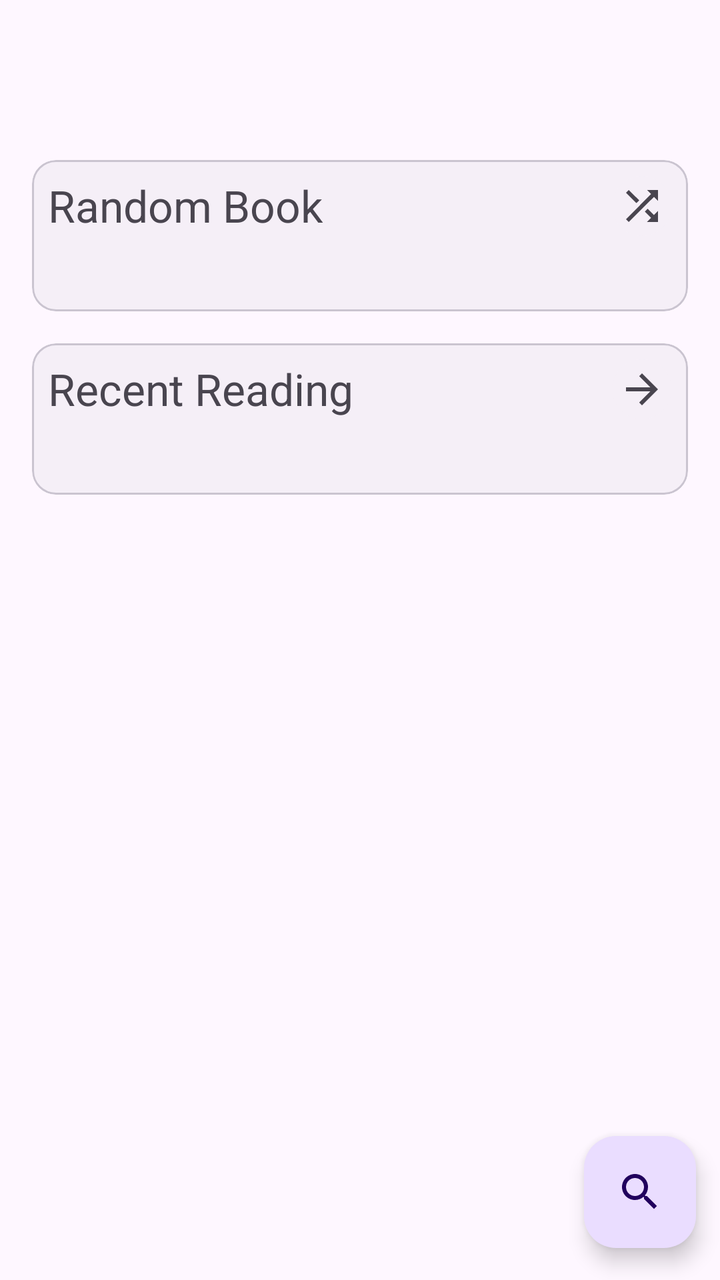
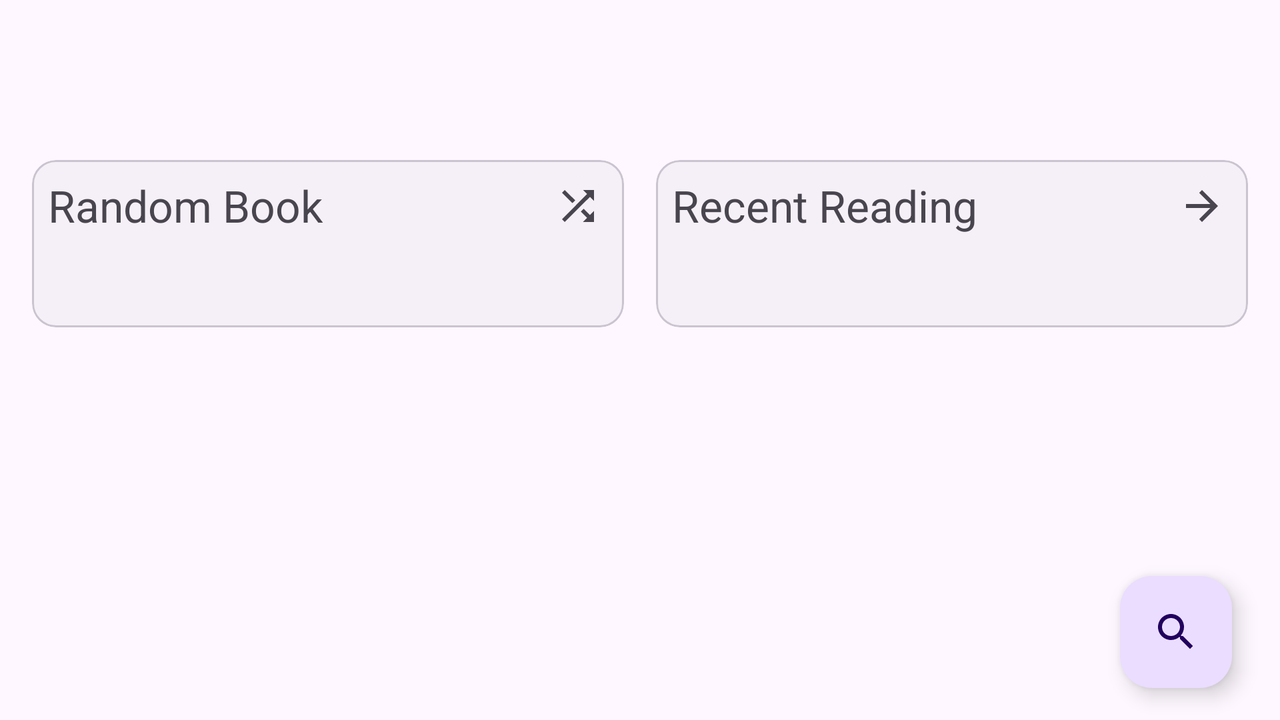

One screen, two layout resources from the same app: the default and the repository's alternative for another configuration. Each is rendered where Android would select it; the XML of both is given below.
<!-- AndroidManifest.xml: activity theme Theme.天际书库 -->
<!-- res/layout/activity_main.xml -->
<?xml version="1.0" encoding="utf-8"?>
<androidx.coordinatorlayout.widget.CoordinatorLayout xmlns:android="http://schemas.android.com/apk/res/android"
    xmlns:app="http://schemas.android.com/apk/res-auto"
    xmlns:tools="http://schemas.android.com/tools"
    android:layout_width="match_parent"
    android:layout_height="match_parent"
    android:fitsSystemWindows="true"
    tools:context=".MainActivity"
    android:id="@+id/snackbar_root">

    <LinearLayout
        android:layout_width="match_parent"
        android:layout_height="match_parent"
        android:orientation="vertical">

        <com.google.android.material.appbar.MaterialToolbar
            android:id="@+id/toolbar"
            android:layout_width="match_parent"
            android:layout_height="?attr/actionBarSize" />

        <ScrollView
            android:layout_width="match_parent"
            android:layout_height="match_parent">

            <LinearLayout
                android:layout_width="match_parent"
                android:layout_height="wrap_content"
                android:layout_margin="@dimen/general_margin"
                android:orientation="vertical" >

                <com.google.android.material.card.MaterialCardView
                    android:id="@+id/cardview_random_book"
                    android:layout_width="match_parent"
                    android:layout_height="wrap_content"
                    android:foreground="?android:attr/selectableItemBackground"
                    android:backgroundTint="?attr/colorOnSurfaceInverse"
                    android:clickable="true"
                    android:focusable="true"
                    android:layout_margin="@dimen/general_margin">

                    <LinearLayout
                        android:layout_width="match_parent"
                        android:layout_height="match_parent"
                        android:orientation="vertical">

                        <LinearLayout
                            android:layout_width="match_parent"
                            android:layout_height="match_parent"
                            android:gravity="center_vertical"
                            android:orientation="horizontal">

                            <TextView
                                android:id="@+id/random_book_title"
                                android:layout_margin="@dimen/general_margin"
                                android:layout_marginBottom="0dp"
                                android:layout_width="0dp"
                                android:layout_height="match_parent"
                                android:layout_weight="1"
                                android:text="@string/random_book"
                                android:textSize="22sp" />

                            <com.google.android.material.card.MaterialCardView
                                android:layout_margin="@dimen/general_margin"
                                android:layout_marginBottom="0dp"
                                android:layout_width="30sp"
                                android:layout_height="30sp"
                                android:foreground="?android:attr/selectableItemBackgroundBorderless"
                                android:backgroundTint="?attr/colorOnSurfaceInverse"
                                app:cardCornerRadius="15sp"
                                app:cardElevation="0dp"
                                app:strokeWidth="0dp">

                                <ImageButton
                                    android:id="@+id/random"
                                    android:gravity="center"
                                    android:layout_width="match_parent"
                                    android:layout_height="match_parent"
                                    android:foreground="?android:attr/selectableItemBackgroundBorderless"
                                    android:background="@android:color/transparent"
                                    android:contentDescription="@string/random_book"
                                    app:srcCompat="@drawable/random" />
                            </com.google.android.material.card.MaterialCardView>
                        </LinearLayout>

                        <TextView
                            android:id="@+id/random_book"
                            android:layout_width="match_parent"
                            android:layout_height="wrap_content"
                            android:paddingTop="0dp"
                            android:paddingBottom="@dimen/general_margin"
                            android:paddingStart="@dimen/general_margin"
                            android:paddingEnd="@dimen/general_margin"
                            android:text=""
                            android:textSize="16sp" />
                    </LinearLayout>
                </com.google.android.material.card.MaterialCardView>

                <com.google.android.material.card.MaterialCardView
                    android:id="@+id/cardview_recent_book"
                    android:layout_width="match_parent"
                    android:layout_height="wrap_content"
                    android:foreground="?android:attr/selectableItemBackground"
                    android:backgroundTint="?attr/colorOnSurfaceInverse"
                    android:clickable="true"
                    android:focusable="true"
                    android:layout_margin="@dimen/general_margin">

                    <LinearLayout
                        android:layout_width="match_parent"
                        android:layout_height="match_parent"
                        android:orientation="vertical">

                        <LinearLayout
                            android:layout_width="match_parent"
                            android:layout_height="match_parent"
                            android:gravity="center_vertical"
                            android:orientation="horizontal">

                            <TextView
                                android:id="@+id/recent_book_title"
                                android:layout_margin="@dimen/general_margin"
                                android:layout_marginBottom="0dp"
                                android:layout_width="0dp"
                                android:layout_height="match_parent"
                                android:layout_weight="1"
                                android:text="@string/recent_book"
                                android:textSize="22sp" />

                            <com.google.android.material.card.MaterialCardView
                                android:layout_margin="@dimen/general_margin"
                                android:layout_marginBottom="0dp"
                                android:layout_width="30sp"
                                android:layout_height="30sp"
                                android:foreground="?android:attr/selectableItemBackgroundBorderless"
                                android:backgroundTint="?attr/colorOnSurfaceInverse"
                                app:cardCornerRadius="15sp"
                                app:cardElevation="0dp"
                                app:strokeWidth="0dp">

                                <ImageButton
                                    android:id="@+id/recent"
                                    android:gravity="center"
                                    android:layout_width="match_parent"
                                    android:layout_height="match_parent"
                                    android:foreground="?android:attr/selectableItemBackgroundBorderless"
                                    android:background="@android:color/transparent"
                                    android:contentDescription="@string/recent_book"
                                    app:srcCompat="@drawable/arrow_forward" />
                            </com.google.android.material.card.MaterialCardView>
                        </LinearLayout>

                        <TextView
                            android:id="@+id/recent_book"
                            android:layout_width="match_parent"
                            android:layout_height="wrap_content"
                            android:paddingTop="0dp"
                            android:paddingBottom="@dimen/general_margin"
                            android:paddingStart="@dimen/general_margin"
                            android:paddingEnd="@dimen/general_margin"
                            android:text=""
                            android:textSize="16sp" />
                    </LinearLayout>
                </com.google.android.material.card.MaterialCardView>
            </LinearLayout>
        </ScrollView>

    </LinearLayout>

    <com.google.android.material.floatingactionbutton.FloatingActionButton
        android:id="@+id/fab"
        android:layout_width="wrap_content"
        android:layout_height="wrap_content"
        android:layout_gravity="bottom|end"
        android:layout_marginEnd="@dimen/fab_margin"
        android:layout_marginBottom="16dp"
        android:contentDescription="@string/search"
        app:srcCompat="@drawable/search" />

</androidx.coordinatorlayout.widget.CoordinatorLayout>
<!-- resources referenced by this layout -->
<resources>
  <dimen name="fab_margin">12dp</dimen>
  <dimen name="general_margin">8dp</dimen>
  <!-- drawable arrow_forward (drawable) -->
  <vector xmlns:android="http://schemas.android.com/apk/res/android" android:autoMirrored="true" android:height="24dp" android:tint="?android:attr/colorControlNormal" android:viewportHeight="24" android:viewportWidth="24" android:width="24dp">
        
      <path android:fillColor="@android:color/white" android:pathData="M12,4l-1.41,1.41L16.17,11H4v2h12.17l-5.58,5.59L12,20l8,-8z"/>
      
  </vector>
  <!-- drawable random (drawable) -->
  <vector xmlns:android="http://schemas.android.com/apk/res/android" android:height="24dp" android:tint="?android:attr/colorControlNormal" android:viewportHeight="24" android:viewportWidth="24" android:width="24dp">
        
      <path android:fillColor="@android:color/white" android:pathData="M10.59,9.17L5.41,4 4,5.41l5.17,5.17 1.42,-1.41zM14.5,4l2.04,2.04L4,18.59 5.41,20 17.96,7.46 20,9.5L20,4h-5.5zM14.83,13.41l-1.41,1.41 3.13,3.13L14.5,20L20,20v-5.5l-2.04,2.04 -3.13,-3.13z"/>
      
  </vector>
  <!-- drawable search (drawable) -->
  <vector xmlns:android="http://schemas.android.com/apk/res/android" android:height="24dp" android:tint="?android:attr/colorControlNormal" android:viewportHeight="24" android:viewportWidth="24" android:width="24dp">
        
      <path android:fillColor="@android:color/white" android:pathData="M15.5,14h-0.79l-0.28,-0.27C15.41,12.59 16,11.11 16,9.5 16,5.91 13.09,3 9.5,3S3,5.91 3,9.5 5.91,16 9.5,16c1.61,0 3.09,-0.59 4.23,-1.57l0.27,0.28v0.79l5,4.99L20.49,19l-4.99,-5zM9.5,14C7.01,14 5,11.99 5,9.5S7.01,5 9.5,5 14,7.01 14,9.5 11.99,14 9.5,14z"/>
      
  </vector>
  <string name="random_book">Random Book</string>
  <string name="recent_book">Recent Reading</string>
  <string name="search">Search</string>
  <!-- from res/values-v23/ -->
  <style name="Theme.天际书库" parent="Base.Theme.天际书库">
          <item name="android:navigationBarColor">@android:color/transparent</item>
          <item name="android:statusBarColor">@android:color/transparent</item>
          <item name="android:windowLightStatusBar">?attr/isLightTheme</item>
      </style>
  <style name="Base.Theme.天际书库" parent="Theme.Material3.DayNight.NoActionBar">
      </style>
</resources>
<!-- res/layout-w600dp-land/activity_main.xml (the repository's variant of the layout above) -->
<!-- drawn on the phone turned sideways -->
<?xml version="1.0" encoding="utf-8"?>
<androidx.coordinatorlayout.widget.CoordinatorLayout xmlns:android="http://schemas.android.com/apk/res/android"
    xmlns:app="http://schemas.android.com/apk/res-auto"
    xmlns:tools="http://schemas.android.com/tools"
    android:layout_width="match_parent"
    android:layout_height="match_parent"
    android:fitsSystemWindows="true"
    tools:context=".MainActivity"
    android:id="@+id/snackbar_root">

    <LinearLayout
        android:layout_width="match_parent"
        android:layout_height="match_parent"
        android:orientation="vertical">

        <com.google.android.material.appbar.MaterialToolbar
            android:id="@+id/toolbar"
            android:layout_width="match_parent"
            android:layout_height="?attr/actionBarSize" />

        <LinearLayout
            android:layout_width="match_parent"
            android:layout_height="match_parent"
            android:orientation="horizontal"
            android:layout_margin="@dimen/general_margin"
            android:weightSum="2">

            <com.google.android.material.card.MaterialCardView
                android:id="@+id/cardview_random_book"
                android:layout_width="0dp"
                android:layout_height="wrap_content"
                android:layout_weight="1"
                android:foreground="?android:attr/selectableItemBackground"
                android:backgroundTint="?attr/colorOnSurfaceInverse"
                android:clickable="true"
                android:focusable="true"
                android:layout_margin="@dimen/general_margin">

                <LinearLayout
                    android:layout_width="match_parent"
                    android:layout_height="match_parent"
                    android:orientation="vertical">

                    <LinearLayout
                        android:layout_width="match_parent"
                        android:layout_height="wrap_content"
                        android:gravity="center_vertical"
                        android:orientation="horizontal">

                        <TextView
                            android:id="@+id/random_book_title"
                            android:layout_margin="@dimen/general_margin"
                            android:layout_marginBottom="0dp"
                            android:layout_width="wrap_content"
                            android:layout_height="match_parent"
                            android:layout_weight="1"
                            android:text="@string/random_book"
                            android:textSize="22sp" />

                        <com.google.android.material.card.MaterialCardView
                            android:layout_margin="@dimen/general_margin"
                            android:layout_marginBottom="0dp"
                            android:layout_width="30sp"
                            android:layout_height="30sp"
                            android:foreground="?android:attr/selectableItemBackgroundBorderless"
                            android:backgroundTint="?attr/colorOnSurfaceInverse"
                            app:cardCornerRadius="15sp"
                            app:cardElevation="0dp"
                            app:strokeWidth="0dp">

                            <ImageButton
                                android:id="@+id/random"
                                android:gravity="center"
                                android:layout_width="match_parent"
                                android:layout_height="match_parent"
                                android:foreground="?android:attr/selectableItemBackgroundBorderless"
                                android:background="@android:color/transparent"
                                android:contentDescription="@string/random_book"
                                app:srcCompat="@drawable/random" />
                        </com.google.android.material.card.MaterialCardView>
                    </LinearLayout>

                    <TextView
                        android:id="@+id/random_book"
                        android:layout_width="match_parent"
                        android:layout_height="match_parent"
                        android:padding="@dimen/general_margin"
                        android:text=""
                        android:textSize="16sp" />
                </LinearLayout>
            </com.google.android.material.card.MaterialCardView>

            <com.google.android.material.card.MaterialCardView
                android:id="@+id/cardview_recent_book"
                android:layout_width="0dp"
                android:layout_height="wrap_content"
                android:layout_weight="1"
                android:foreground="?android:attr/selectableItemBackground"
                android:backgroundTint="?attr/colorOnSurfaceInverse"
                android:clickable="true"
                android:focusable="true"
                android:layout_margin="@dimen/general_margin">

                <LinearLayout
                    android:layout_width="match_parent"
                    android:layout_height="match_parent"
                    android:orientation="vertical">

                    <LinearLayout
                        android:layout_width="match_parent"
                        android:layout_height="wrap_content"
                        android:gravity="center_vertical"
                        android:orientation="horizontal">

                        <TextView
                            android:id="@+id/recent_book_title"
                            android:layout_margin="@dimen/general_margin"
                            android:layout_marginBottom="0dp"
                            android:layout_width="wrap_content"
                            android:layout_height="match_parent"
                            android:layout_weight="1"
                            android:text="@string/recent_book"
                            android:textSize="22sp" />

                        <com.google.android.material.card.MaterialCardView
                            android:layout_margin="@dimen/general_margin"
                            android:layout_marginBottom="0dp"
                            android:layout_width="30sp"
                            android:layout_height="30sp"
                            android:foreground="?android:attr/selectableItemBackgroundBorderless"
                            android:backgroundTint="?attr/colorOnSurfaceInverse"
                            app:cardCornerRadius="15sp"
                            app:cardElevation="0dp"
                            app:strokeWidth="0dp">

                            <ImageButton
                                android:id="@+id/recent"
                                android:gravity="center"
                                android:layout_width="match_parent"
                                android:layout_height="match_parent"
                                android:foreground="?android:attr/selectableItemBackgroundBorderless"
                                android:background="@android:color/transparent"
                                android:contentDescription="@string/recent_book"
                                app:srcCompat="@drawable/arrow_forward" />
                        </com.google.android.material.card.MaterialCardView>
                    </LinearLayout>

                    <TextView
                        android:id="@+id/recent_book"
                        android:layout_width="match_parent"
                        android:layout_height="match_parent"
                        android:padding="@dimen/general_margin"
                        android:text=""
                        android:textSize="16sp" />
                </LinearLayout>
            </com.google.android.material.card.MaterialCardView>
        </LinearLayout>
    </LinearLayout>

    <com.google.android.material.floatingactionbutton.FloatingActionButton
        android:id="@+id/fab"
        android:layout_width="wrap_content"
        android:layout_height="wrap_content"
        android:layout_gravity="bottom|end"
        android:layout_marginEnd="@dimen/fab_margin"
        android:layout_marginBottom="16dp"
        android:contentDescription="@string/search"
        app:srcCompat="@drawable/search" />

</androidx.coordinatorlayout.widget.CoordinatorLayout>
<!-- resources referenced by the variant -->
<!-- as the phone turned sideways resolves them -->
<resources>
  <!-- from res/values-w600dp/ -->
  <dimen name="fab_margin">24dp</dimen>
  <!-- from res/values-w600dp/ -->
  <dimen name="general_margin">8dp</dimen>
  <!-- drawable arrow_forward (drawable) -->
  <vector xmlns:android="http://schemas.android.com/apk/res/android" android:autoMirrored="true" android:height="24dp" android:tint="?android:attr/colorControlNormal" android:viewportHeight="24" android:viewportWidth="24" android:width="24dp">
        
      <path android:fillColor="@android:color/white" android:pathData="M12,4l-1.41,1.41L16.17,11H4v2h12.17l-5.58,5.59L12,20l8,-8z"/>
      
  </vector>
  <!-- drawable random (drawable) -->
  <vector xmlns:android="http://schemas.android.com/apk/res/android" android:height="24dp" android:tint="?android:attr/colorControlNormal" android:viewportHeight="24" android:viewportWidth="24" android:width="24dp">
        
      <path android:fillColor="@android:color/white" android:pathData="M10.59,9.17L5.41,4 4,5.41l5.17,5.17 1.42,-1.41zM14.5,4l2.04,2.04L4,18.59 5.41,20 17.96,7.46 20,9.5L20,4h-5.5zM14.83,13.41l-1.41,1.41 3.13,3.13L14.5,20L20,20v-5.5l-2.04,2.04 -3.13,-3.13z"/>
      
  </vector>
  <!-- drawable search (drawable) -->
  <vector xmlns:android="http://schemas.android.com/apk/res/android" android:height="24dp" android:tint="?android:attr/colorControlNormal" android:viewportHeight="24" android:viewportWidth="24" android:width="24dp">
        
      <path android:fillColor="@android:color/white" android:pathData="M15.5,14h-0.79l-0.28,-0.27C15.41,12.59 16,11.11 16,9.5 16,5.91 13.09,3 9.5,3S3,5.91 3,9.5 5.91,16 9.5,16c1.61,0 3.09,-0.59 4.23,-1.57l0.27,0.28v0.79l5,4.99L20.49,19l-4.99,-5zM9.5,14C7.01,14 5,11.99 5,9.5S7.01,5 9.5,5 14,7.01 14,9.5 11.99,14 9.5,14z"/>
      
  </vector>
  <string name="random_book">Random Book</string>
  <string name="recent_book">Recent Reading</string>
  <string name="search">Search</string>
  <!-- from res/values-v23/ -->
  <style name="Theme.天际书库" parent="Base.Theme.天际书库">
          <item name="android:navigationBarColor">@android:color/transparent</item>
          <item name="android:statusBarColor">@android:color/transparent</item>
          <item name="android:windowLightStatusBar">?attr/isLightTheme</item>
      </style>
  <style name="Base.Theme.天际书库" parent="Theme.Material3.DayNight.NoActionBar">
      </style>
</resources>
